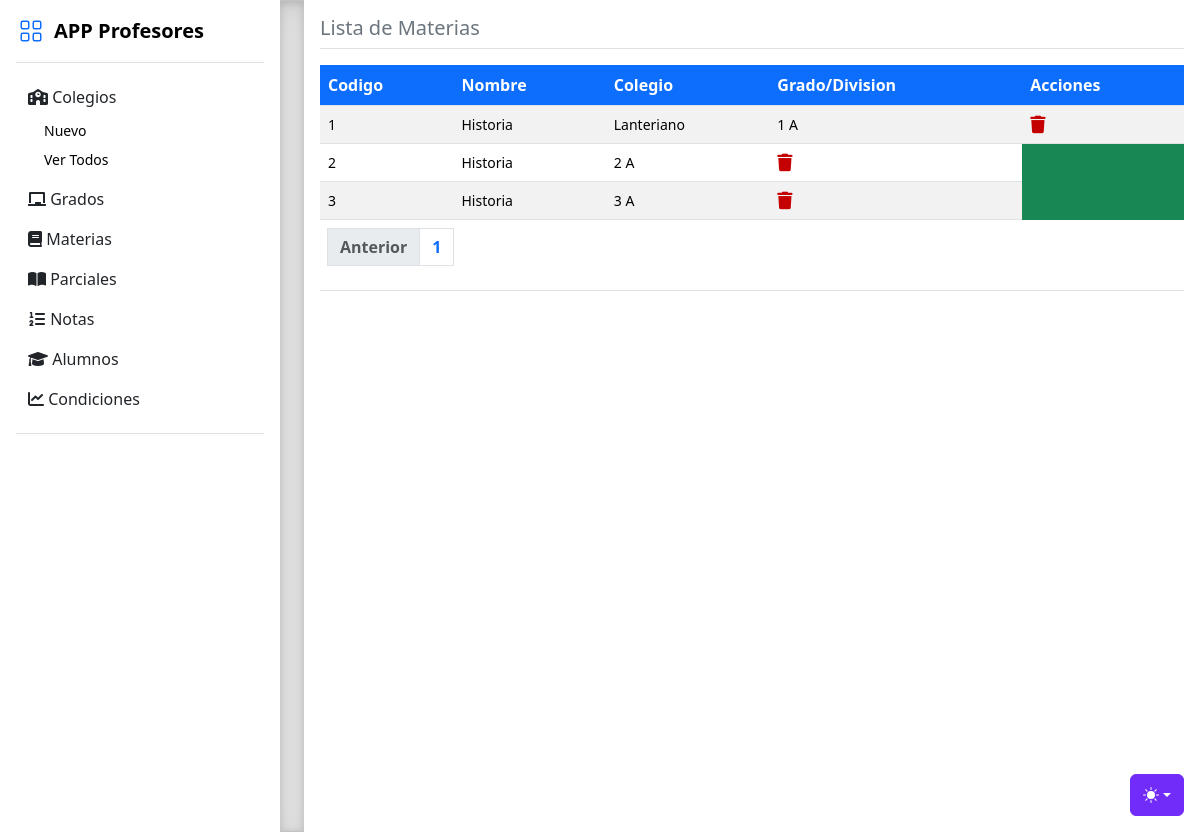
Page /materias/ver on the earlier database version.
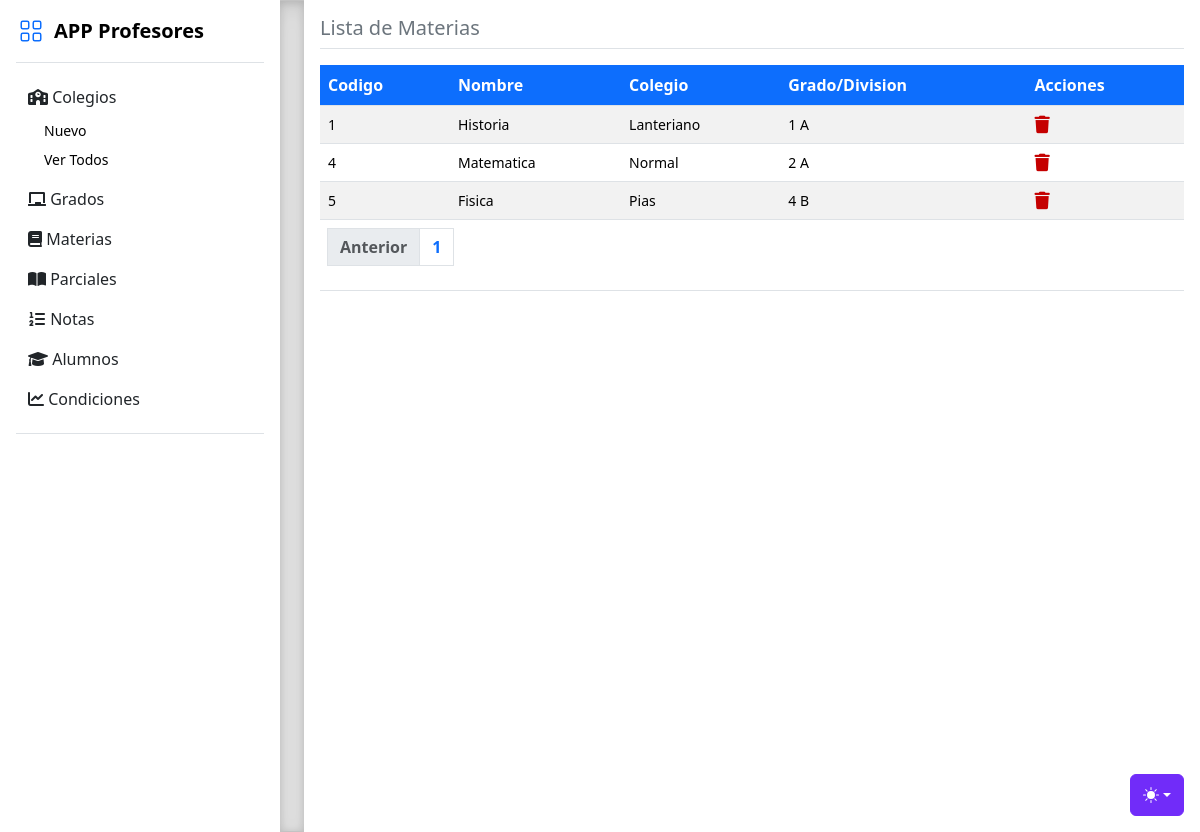
Same page on the later database version.
### tables this page shows
CREATE TABLE materias (
  id INTEGER PRIMARY KEY AUTOINCREMENT,
  nombre VARCHAR(255) NOT NULL,
  id_colegio INTEGER NOT NULL,
  id_grado INTEGER NOT NULL,
  FOREIGN KEY (id_colegio) REFERENCES colegios(id),
  FOREIGN KEY (id_grado) REFERENCES grados(id)
);

CREATE TABLE colegios (
  id INTEGER PRIMARY KEY AUTOINCREMENT,
  nombre VARCHAR(255) NOT NULL
);

CREATE TABLE grados (
  id INTEGER PRIMARY KEY AUTOINCREMENT,
  nombre VARCHAR(255) NOT NULL
, division TEXT);

### routers/materias.py (the view)
@router.get("/materias/ver")
def verMaterias(req:Request, page: int = 1):
    verDb = FuncionesDB()
    materias = verDb.mostrarTabla("materias")
    colegios = verDb.mostrarTabla("colegios")
    grados = verDb.mostrarTabla("grados")
    materias = verDb.mostrarTablaPaginada("materias", page, 15)
    total_materias = verDb.contarFilas("materias")
    total_paginas = math.ceil(total_materias / 15)
    return template.TemplateResponse("materias_ver.html", { "request" : req, "colegios": colegios, "grados": grados, "materias": materias, "page": page, "total_paginas": total_paginas })

### templates/materias_ver.html (shortened to what this page needs)
<!doctype html>
<html lang="es" data-bs-theme="auto">
  <head><script src="/templates/static/color-modes.js"></script>
    <link href="/templates/static/bootstrap.min.css" rel="stylesheet">
    <link href="/templates/static/style.css" rel="stylesheet">
    <link rel="stylesheet" href="https://cdnjs.cloudflare.com/ajax/libs/font-awesome/6.0.0-beta3/css/all.min.css" />
    <link rel="stylesheet" href="https://cdn.jsdelivr.net/npm/@docsearch/css@3">
    <link href="/templates/static/sidebars.css" rel="stylesheet">
  </head>
  <body>
    <div class="dropdown position-fixed bottom-0 end-0 mb-3 me-3 bd-mode-toggle">
      <button class="btn btn-bd-primary py-2 dropdown-toggle d-flex align-items-center"
              id="bd-theme"
              type="button"
              aria-expanded="false"
              data-bs-toggle="dropdown"
              aria-label="Toggle theme (auto)">
        <svg class="bi my-1 theme-icon-active" width="1em" height="1em"><use href="#circle-half"></use></svg>
      </button>
    </div>
<main class="d-flex flex-nowrap">
  <div class="flex-shrink-0 p-3" style="width: 280px;">
    <a href="/productos/ver_todos" class="d-flex align-items-center pb-3 mb-3 link-body-emphasis text-decoration-none border-bottom">
      <svg class="bi pe-none me-2" width="30" height="24" style="color: #0D6EFD;"><use xlink:href="#grid"/></svg>
      <span class="fs-5 fw-semibold">APP Profesores</span>
    </a>
    <ul class="list-unstyled ps-0">
      {% include 'menu.html' %}
  <div class="b-example-divider b-example-vr"></div>
  <div class="m-3 w-100 vh-100">
    <h5 class="text-secondary">Lista de Materias</h5>
    <div class="border-top mb-3 w-100"></div>
    <article>
      <table class="table table-striped m-0 bg-success text-white">
          <thead>
              <tr>
                  <th class="centrado bg-primary text-white">Codigo</th>
                  <th class="centrado bg-primary text-white">Nombre</th>
                  <th class="centrado bg-primary text-white">Colegio</th>
                  <th class="centrado bg-primary text-white">Grado/Division</th>
                  <th class="centrado bg-primary text-white">Acciones</th>
              </tr>
          </thead>
          <tbody>
          {% for materia in materias %}
              <tr>
                  <td class="centrado small">{{ materia[0] }}</td>
                  <td class="centrado small">{{ materia[1] }}</td>
                  {% for colegio in colegios %}
                  {% if colegio[0] == materia[2] %}
                  <td class="centrado small">{{ colegio[1] }}</td>
                  {% endif %}
                  {% endfor %}
                  {% for grado in grados %}
                  {% if grado[0] == materia[3] %}
                  <td class="centrado small">{{ grado[1] }} {{ grado[2] }}</td>
                  {% endif %}
                  {% endfor %}
                  <td class="centrado small">
                    <a href="borrar/{{ materia[0] }}"></a>
                      </td>
              </tr>
              {% endfor %}
              </div>
      <table class="table table-striped m-0">
          <thead><tr><th class="text-white m-0">
      <nav aria-label="Page navigation example m-0">
          <ul class="pagination">
              <li class="page-item">
                  {% if page > 1 %}
                      <a class="page-link" href="/materia/ver?page={{ page - 1 }}">Anterior</a>
                      {% else %}
                      <li class="page-item disabled">
                          <a class="page-link">Anterior</a>
                      </li>
                  {% endif %}
              </li>
              {% for i in range(total_paginas) %}
                  <li class="page-item"><a class="page-link" href="/materia/ver?page={{ i + 1 }}">{{ i + 1 }}</a></li>
              {% endfor %}
          </ul>
      </nav>
      </tr></thead>
  </table>
</main>
</body>
</html>

Differences in the rows shown:
removed materias: id "2", nombre "Historia", grados (nombre "2", division "A")
removed materias: id "3", nombre "Historia"
no longer on this page (row unchanged): grados: nombre "3", division "A"
added materias: id "4", nombre "Matematica", grados (nombre "2", division "A")
now on this page (row unchanged): colegios: nombre "Normal", shown under "4"
added materias: id "5", nombre "Fisica"
now on this page (row unchanged): colegios: nombre "Pias", shown under "5"
added grados: nombre "4", division "B", shown under "5"
